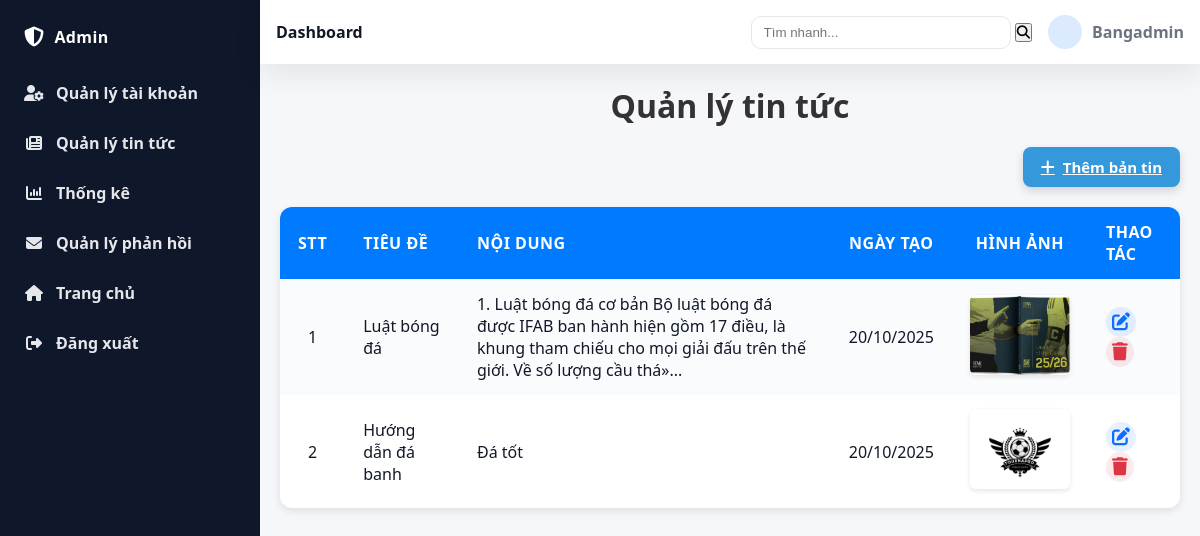
Page /admin.php?page=manage_news (signed in) on the committed database.
### tables this page shows
CREATE TABLE `news` (
  `id_news` int(11) NOT NULL,
  `title` varchar(250) NOT NULL,
  `content` text NOT NULL,
  `create_at` timestamp NOT NULL DEFAULT current_timestamp() ON UPDATE current_timestamp(),
  `img_news` varchar(100) NOT NULL
);

### model/modelnews.php (called while the page is built, shortened)
<?php
class mnews{
    public function selectnews(){
        $p = new mConnect();
            $conn = $p->moketnoi();
            if($conn){
                $strquery = "select * from news";
                $tblnews = $conn->query($strquery);
                return $tblnews;
            }else{
                return false;
            }
    }
}
?>

### control/controlnews.php (called while the page is built, shortened)
<?php
include_once("model/modelnews.php");
class cnews{
    public function getAllNews(){
            $p = new mnews();
            $tblSP = $p->selectnews();
            if($tblSP == false){
                return -2;
            }else{
                if($tblSP->num_rows > 0){
                    return $tblSP;
                }else{
                    return -1;
                }
            }
        }
}
?>

### view/manage_news.php (the view, shortened to what this page needs)
<!DOCTYPE html>
<html lang="vi">
<head>
    <link rel="stylesheet" href="https://cdnjs.cloudflare.com/ajax/libs/font-awesome/6.4.2/css/all.min.css">
</head>
<body>
<h1>Quản lý tin tức</h1>
<div class="header-actions">
  <a href="admin.php?page=create_news" class="btn-add">
    <i class="fa fa-plus"></i> Thêm bản tin
  </a>
</div>
<?php
include_once("control/controlnews.php");
$p = new cnews();
if(isset($_REQUEST["btnSearch"])){
    $tblnews = $p->getNewsByName($_REQUEST["keyword"]);
}else{
    $tblnews = $p->getAllNews();
}
$dem = 1;
if($tblnews == -2){
    echo "Lỗi kết nối!";
} elseif($tblnews == -1){
    echo "Không có tin tức";
} else {
    echo "<table>
    <tr>
        <th>STT</th>
        <th>Tiêu đề</th>
        <th>Nội dung</th>
        <th>Ngày tạo</th>
        <th>Hình ảnh</th>
        <th>Thao tác</th>
    </tr>";
    while($row = $tblnews->fetch_assoc()){
        echo "<tr>";
        echo "<td>".$dem."</td>";
        echo "<td>".$row['title']."</td>";
        $content = strip_tags($row['content']);
        if (strlen($content) > 200) {
            $content = substr($content, 0, 200) . '...';
        }
        echo "<td>".$content."</td>";
        echo "<td>" . date("d/m/Y", strtotime($row['create_at'])) . "</td>";
        echo '<td>
        <img src="img/news/'.$row['img_news'].'" alt="Hình ảnh"
                class="thumb" onclick="openImageModal(\'img/news/'.$row['img_news'].'\')">
        </td>';
        echo '<td>
            <a href="?page=edit_news&id=' . $row['id_news'] . '" title="Sửa">
                <i class="fa fa-edit"></i>
            </a>
            <a href="?page=delete_news&id=' . $row['id_news'] . '"
               onclick="return confirm(\'Bạn có chắc muốn xóa sản phẩm này không?\');" title="Xóa">
                <i class="fa fa-trash"></i>
            </a>
        </td>';
        $dem++;
    }
    echo "</table>";
}
?>
</body>
</html>

### admin.php (style rules this page uses)
* { box-sizing:border-box;margin:0;padding:0 }
:root { --bg:#f6f7fb; --card:#ffffff; --text:#111827; --muted:#6b7280; --primary:#2563eb; --sidebar:#0f172a; --sidebar-tex:#e5e7eb; --sidebar-w:260px; --radius:14px; --shadow:0 10px 30px rgba(0,0,0,.08); }
html,body { height:100% }
body { font-family:system-ui,-apple-system,Segoe UI,Roboto,Inter,Arial,sans-serif;background:var(--bg);color:var(--text) }

### view/manage_news.php (style rules this page uses)
h1 { text-align: center; color: #333; }
table { width: 100%; border-collapse: collapse; background: #fff; box-shadow: 0 3px 8px rgba(0, 0, 0, 0.1); border-radius: 12px; overflow: hidden; }
th, td { padding: 14px 18px; text-align: left; }
th { background-color: #007bff; color: white; text-transform: uppercase; letter-spacing: 0.5px; font-weight: 600; }
tr:nth-child(even) { background-color: #f9fbfd; }
td img { border-radius: 8px; box-shadow: 0 2px 5px rgba(0,0,0,0.1); }
td a { text-decoration: none; margin-right: 10px; transition: 0.2s; }
td a i { font-size: 18px; padding: 6px; border-radius: 50%; transition: 0.3s; }
td a i.fa-edit { color: #0d6efd; background-color: rgba(13,110,253,0.1); }
td a i.fa-trash { color: #dc3545; background-color: rgba(220,53,69,0.1); }
th:nth-child(1), td:nth-child(1), th:nth-child(4), td:nth-child(4), th:nth-child(5), td:nth-child(5) { text-align: center; }
.thumb { width: 100px; height: 80px; object-fit: cover; border-radius: 6px; cursor: pointer; transition: transform 0.2s ease, box-shadow 0.2s ease; }
.header-actions { display: flex; justify-content: flex-end; margin: 20px 0; }
.btn-add { background: #3498db; color: #fff; border: none; padding: 10px 18px; border-radius: 8px; font-weight: 600; font-size: 15px; cursor: pointer; display: inline-flex; align-items: center; gap: 8px; transition: all 0.3s ease; box-shadow: 0 4px 10px rgba(0, 0, 0, 0.15); }
.btn-add i { font-size: 16px; }

### rows in the picture
news: title "Luật bóng đá", content "1. Luật bóng đá cơ bản Bộ luật bóng đá được IFAB ban hành hiện gồm 17 điều, là khung tham chiếu cho mọi giải đấu trên thế giới. Về số lượng cầu thá»...", create_at "20/10/2025", img_news (picture)
news: title "Hướng dẫn đá banh", content "Đá tốt", create_at "20/10/2025", img_news (picture)

### other values in the picture
$_SESSION['username'] "Bangadmin"
